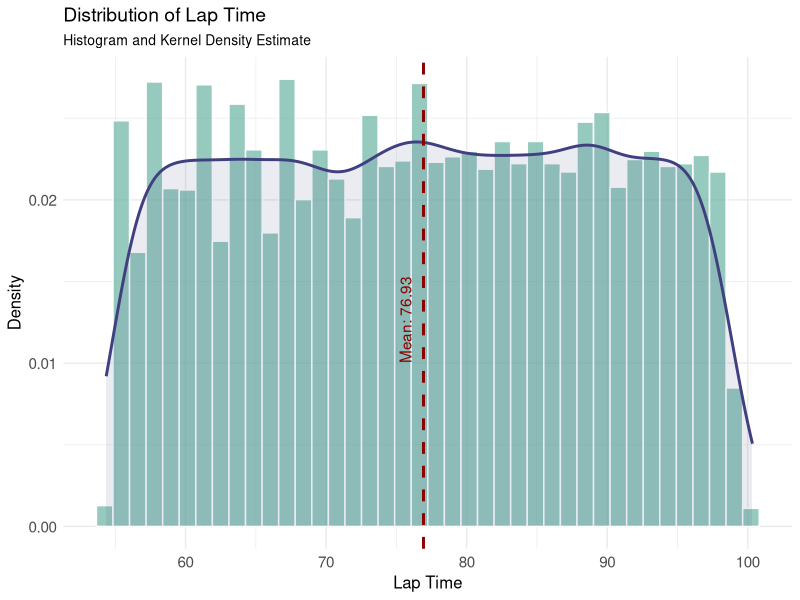

This chart was generated by the following R code: (Note: this script raises an error after producing the figure.)
# load data
library(dplyr)
library(readr)
library(tidyr)
library(ggplot2)
library(tseries)

#load the data
simulator_data <- read_csv("data/simulator_data.csv")

#check for NA
simulator_data %>%
  summarise(across(everything(), ~ sum(is.na(.)))) %>%
  pivot_longer(everything(), names_to = "Spalte", values_to = "Anzahl_NAs") %>%
  filter(Anzahl_NAs > 0)

#View summary statistics
summary(simulator_data)

#check for hidden categorical variables
possible_categoricals <- simulator_data %>%
  summarise(across(everything(), n_distinct)) %>%
  pivot_longer(everything(), names_to = "Variable", values_to = "Unique_Values") %>%
  filter(Unique_Values < 100) %>% # Zeige nur Spalten mit wenigen Ausprägungen
  arrange(Unique_Values)

print(possible_categoricals)

# theme for plots
theme_fontsize <- theme(
  plot.title = element_text(size = 14),
  plot.subtitle = element_text(size = 10),
  axis.title = element_text(size = 12),
  axis.text = element_text(size = 11),
  legend.text = element_text(size = 11),
)

#categorize features
target = c("Lap Time")
car_features <- c(
  "Rear Wing", 
  "Engine", 
  "Front Wing", 
  "Brake Balance", 
  "Differential", 
  "Suspension"
)
condition_features <- c(
  "Lap Distance", 
  "Cornering", 
  "Inclines", 
  "Camber",       # Neigung der Kurven
  "Grip",         # Grip-Niveau der Strecke
  "Wind (Avg. Speed)", 
  "Temperature", 
  "Humidity", 
  "Air Density", 
  "Air Pressure", 
  "Wind (Gusts)", 
  "Altitude", 
  "Roughness",    # Bodenwellen der Strecke
  "Width"
)


create_histogram <- function(data, column) {
  
  column_mean <- mean(data[[column]], na.rm = TRUE)
  
  ggplot(data, aes(x = .data[[column]])) + 
    
    geom_histogram(aes(y = after_stat(density)), 
                   bins = 40, 
                   fill = "#69b3a2",   
                   color = "white",    
                   alpha = 0.7) +      
    
    geom_density(color = "#404080", linewidth = 1, fill="#404080", alpha=0.1) +
    
    geom_vline(xintercept = column_mean, 
               color = "darkred", linetype = "dashed", linewidth = 1) +
    
    annotate("text", x = column_mean, y = 0.01, 
             label = paste("Mean:", round(column_mean, 2)), 
             color = "darkred", angle = 90, vjust = -1, hjust = 0) +
    
    labs(title = paste("Distribution of", column),
         subtitle = "Histogram and Kernel Density Estimate",
         x = column,
         y = "Density") +
    
    theme_minimal() + 
    theme_fontsize
}


plot_2d_scatter <- function(data, x_var, y_var, color_var = NULL, trendline = FALSE, sample_rate = 1.0) {
  
  # 1. Downsampling
  if (sample_rate < 1.0 && sample_rate > 0) {
    n_keep <- floor(nrow(data) * sample_rate)
    data <- data[sample(nrow(data), n_keep), ]
    sample_note <- paste0(" (Sampled: ", sample_rate * 100, "%)")
  } else {
    sample_note <- ""
  }
  
  # 2. Basis-Plot
  p <- ggplot(data, aes(x = .data[[x_var]], y = .data[[y_var]]))
  
  # 3. Punkte
  if (!is.null(color_var)) {
    p <- p + geom_point(aes(color = .data[[color_var]]), alpha = 0.8, size = 2.5) +
      labs(color = color_var)
    
    if (is.numeric(data[[color_var]])) {
      p <- p + scale_color_viridis_c(option = "magma", end = 0.9)
    } else {
      p <- p + scale_color_brewer(palette = "Dark2")
    }
  } else {
    p <- p + geom_point(color = "#2E86C1", alpha = 0.7, size = 2.5)
  }
  
  # 4. Trendlinien & R2 (HIER WAR DER FEHLER)
  r2_info <- ""
  
  if (trendline) {
    # WICHTIG: Backticks (`) einfügen, damit Leerzeichen kein Problem sind
    # paste0 statt paste, um Lücken zu vermeiden
    f_lin  <- as.formula(paste0("`", y_var, "` ~ `", x_var, "`"))
    f_quad <- as.formula(paste0("`", y_var, "` ~ poly(`", x_var, "`, 2)"))
    
    # Fits berechnen
    m_lin  <- lm(f_lin, data = data)
    m_quad <- lm(f_quad, data = data)
    
    # R2 extrahieren
    r2_lin  <- round(summary(m_lin)$r.squared, 3)
    r2_quad <- round(summary(m_quad)$r.squared, 3)
    
    r2_info <- paste0("\nLinear R² (Red): ", r2_lin, " | Quadratic R² (Blue): ", r2_quad)
    
    # Linien zum Plot hinzufügen
    p <- p + 
      geom_smooth(method = "lm", formula = y ~ x, 
                  color = "#D95F02", size = 1, se = FALSE) +
      geom_smooth(method = "lm", formula = y ~ poly(x, 2), 
                  color = "#1B9E77", size = 1, se = FALSE)
  }
  
  # 5. Styling
  if (!is.null(color_var)) {
    sub_text <- paste0("Colored by: ", color_var, sample_note, r2_info)
  } else if (sample_note != "" || r2_info != "") {
    sub_text <- paste0("Data randomly downsampled", sample_note, r2_info)
  } else {
    sub_text <- NULL
  }
  
  p <- p + 
    labs(
      title = paste(x_var, "vs.", y_var),
      subtitle = sub_text,
      x = x_var,
      y = y_var
    ) +
    theme_minimal(base_size = 12) +
    theme(
      plot.title = element_text(face = "bold", size = 16, color = "#333333"),
      plot.subtitle = element_text(size = 11, color = "#444444"),
      axis.title = element_text(face = "bold"),
      legend.position = "right",
      panel.grid.minor = element_blank()
    )
  
  return(p)
}

plot_interaction <- function(data, x_var, interact_var, target = "lap_time_adjusted") {
  
  # 1. Daten vorbereiten
  # Wir schneiden die Interaktions-Variable in 3 Teile (Quantile)
  plot_data <- data %>%
    select(.data[[x_var]], .data[[interact_var]], .data[[target]]) %>%
    mutate(
      Group = cut_number(.data[[interact_var]], n = 3, 
                         labels = c("Low", "Medium", "High"))
    )
  
  # 2. Plotten
  ggplot(plot_data, aes(x = .data[[x_var]], y = .data[[target]], color = Group)) +
    
    # Punkte (leicht transparent, damit man die Masse sieht)
    geom_point(alpha = 0.3, size = 1) +
    
    # Trendlinien (Linear) - Das ist der Beweis!
    # se = FALSE macht den Plot sauberer
    geom_smooth(method = "lm", se = FALSE, size = 1.5) +
    
    # Styling
    scale_color_manual(values = c("Low" = "#E74C3C",    # Rot
                                  "Medium" = "#F1C40F", # Gelb
                                  "High" = "#2E86C1")) + # Blau
    
    labs(title = paste("Interaction:", x_var, "x", interact_var),
         subtitle = paste("Effect of", x_var, "on Time, split by", interact_var),
         x = x_var,
         y = paste(target, "(Residuals)"),
         color = paste(interact_var, "Level")) +
    
    theme_minimal() +
    theme(plot.title = element_text(face="bold"),
          legend.position = "bottom")
}


create_histogram(simulator_data, "Lap Time")
create_histogram(simulator_data, "lap_time_adjusted")

plot_2d_scatter(simulator_data, "Lap Distance","Lap Time", sample_rate = 0.1, trendline = TRUE)

#plot_2d_scatter(simulator_data, "Cornering","Lap Time", sample_rate = 0.1, trendline = TRUE)

#plot_2d_scatter(simulator_data, "Grip", "Lap Time", sample_rate = 0.1, trendline = TRUE)

#checking pearson correlations with target and distance
cor(simulator_data[condition_features], simulator_data[target])
cor(simulator_data[car_features], simulator_data[target])

cor(simulator_data[condition_features], simulator_data['Lap Distance'])
cor(simulator_data[car_features], simulator_data['Lap Distance'])

#checking spearman correlation to detect general monototonous relationships
cor(simulator_data[condition_features], simulator_data[target], method = "spearman")
cor(simulator_data[car_features], simulator_data[target], method = "spearman")


cor(simulator_data[condition_features], simulator_data['Lap Distance'], method = "spearman")
cor(simulator_data[car_features], simulator_data['Lap Distance'], method = "spearman")

#distance adjust lap time
model_distance <- lm(`Lap Time` ~ `Lap Distance`, data = simulator_data)
summary(model_distance)
simulator_data$lap_time_adjusted <- residuals(model_distance)

#correlations with adjusted lap time
cor(simulator_data[setdiff(condition_features, "Lap Distance")], simulator_data['lap_time_adjusted'])
cor(simulator_data[car_features], simulator_data['lap_time_adjusted'])

#spearmen correlations with adjusted lap time
cor(simulator_data[setdiff(condition_features, "Lap Distance")], simulator_data['lap_time_adjusted'], method='spearman')
cor(simulator_data[car_features], simulator_data['lap_time_adjusted'], method='spearman')

#check for correlations between features
cor_matrix <- cor(select_if(simulator_data, is.numeric))

cor_matrix[upper.tri(cor_matrix, diag = TRUE)] <- NA

sorted_correlations <- as.data.frame(as.table(cor_matrix)) %>%
  na.omit() %>% 
  rename(Var1 = Var1, Var2 = Var2, Correlation = Freq) %>%
  arrange(desc(abs(Correlation))) 

print(head(sorted_correlations, 20))




#Analyze Engine as special case
plot_2d_scatter(simulator_data, "Engine", "lap_time_adjusted", sample_rate = 0.3, trendline=TRUE)
create_histogram(simulator_data, "Engine")
logged_Engine = simulator_data %>% mutate(
  Engine =log(Engine)
)
plot_2d_scatter(logged_Engine, "Engine", "lap_time_adjusted", sample_rate = 0.3, trendline=TRUE)
create_histogram(logged_Engine, "Engine")
min_Engine = simulator_data %>%
  filter(Engine == 1)
nmin_Engine = simulator_data %>% filter(Engine >1)
create_histogram(min_Engine, "lap_time_adjusted")
create_histogram(nmin_Engine, "Engine")

############################
### ANALYZE CAR FEATURES ###
############################
plot_2d_scatter(simulator_data, "Differential", "Lap Time", sample_rate = 0.3, trendline = TRUE)
plot_2d_scatter(simulator_data, "Differential", "lap_time_adjusted", sample_rate = 0.3, trendline=TRUE)
create_histogram(simulator_data, "Differential")

create_histogram(simulator_data, "Rear Wing")
plot_2d_scatter(simulator_data, "Rear Wing", "lap_time_adjusted", sample_rate = 0.3, trendline = TRUE)

create_histogram(simulator_data, "Brake Balance")
plot_2d_scatter(simulator_data, "Brake Balance", "lap_time_adjusted", sample_rate = 0.3, trendline = TRUE)

create_histogram(simulator_data, "Front Wing")
plot_2d_scatter(simulator_data, "Front Wing", "lap_time_adjusted", sample_rate = 0.3, trendline = TRUE)

create_histogram(simulator_data, "Suspension")
plot_2d_scatter(simulator_data, "Suspension", "lap_time_adjusted", sample_rate = 0.3, trendline = TRUE)

##############################
### ANALYZE TRACK FEATURES ###
##############################
create_histogram(simulator_data, "Lap Distance")
create_histogram(simulator_data, "Cornering")
create_histogram(simulator_data, "Inclines")
create_histogram(simulator_data, "Camber")
create_histogram(simulator_data, "Grip")
create_histogram(simulator_data, "Wind (Avg. Speed)")
create_histogram(simulator_data, "Temperature")
create_histogram(simulator_data, "Humidity")
create_histogram(simulator_data, "Air Pressure")


#Check Extrem Vale Share of Car Features
simulator_data %>%
  select(all_of(car_features)) %>%
  pivot_longer(everything(), names_to = "Feature", values_to = "Value") %>%
  group_by(Feature) %>%
  summarise(
    Min = min(Value, na.rm = TRUE),
    Max = max(Value, na.rm = TRUE),
    Min_Share = mean(Value == min(Value, na.rm = TRUE)),
    Max_Share = mean(Value == max(Value, na.rm = TRUE))
  ) %>%
  arrange(desc(Min_Share + Max_Share)) %>%
  mutate(
    Min_Pct = paste0(round(Min_Share * 100, 1), "%"),
    Max_Pct = paste0(round(Max_Share * 100, 1), "%")
  ) %>%
  select(Feature, Min, Max, Min_Pct, Max_Pct)


#test track features for unifomity
check_uniform <- function(x) {
  c(
    KS_p = ks.test(x, "punif", min(x), max(x))$p.value,
    X2_p = chisq.test(table(cut(x, breaks = 20)))$p.value
  )
}

sapply(simulator_data[condition_features], check_uniform)

#test car features for normality and uniformity
sapply(simulator_data[car_features], function(x) {
  x_trimmed <- x[x > min(x, na.rm=TRUE) & x < max(x, na.rm=TRUE)]
  jarque.bera.test(x_trimmed)$p.value
})

sapply(simulator_data[car_features], function(x) {
  x_trimmed <- x[x > min(x, na.rm=TRUE) & x < max(x, na.rm=TRUE)]
  check_uniform(x_trimmed)
})

#check range of Distance
simulator_data %>% group_by(`Lap Distance`) %>% count()




#check for interactions
plot_interaction(simulator_data, "Front Wing", "Rear Wing")
plot_interaction(simulator_data, "Brake Balance", "Cornering")
plot_interaction(simulator_data, "Front Wing", "Air Pressure")
plot_interaction(simulator_data, "Engine", "Inclines")






